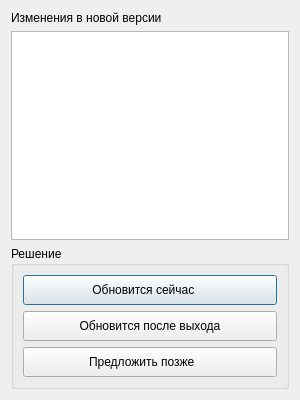
<?xml version="1.0" encoding="UTF-8"?>
<ui version="4.0">
 <class>launcherUpdate</class>
 <widget class="QDialog" name="launcherUpdate">
  <property name="geometry">
   <rect>
    <x>0</x>
    <y>0</y>
    <width>300</width>
    <height>400</height>
   </rect>
  </property>
  <property name="minimumSize">
   <size>
    <width>300</width>
    <height>300</height>
   </size>
  </property>
  <property name="maximumSize">
   <size>
    <width>300</width>
    <height>400</height>
   </size>
  </property>
  <property name="windowTitle">
   <string>Обновление</string>
  </property>
  <layout class="QGridLayout" name="gridLayout_2">
   <item row="0" column="0">
    <widget class="QLabel" name="label">
     <property name="text">
      <string>Изменения в новой версии</string>
     </property>
    </widget>
   </item>
   <item row="1" column="0">
    <widget class="QTextBrowser" name="textBrowser"/>
   </item>
   <item row="2" column="0">
    <widget class="QGroupBox" name="groupBox">
     <property name="title">
      <string>Решение</string>
     </property>
     <layout class="QGridLayout" name="gridLayout">
      <item row="0" column="0">
       <widget class="QPushButton" name="updateNow">
        <property name="minimumSize">
         <size>
          <width>0</width>
          <height>30</height>
         </size>
        </property>
        <property name="text">
         <string>   Обновится сейчас       </string>
        </property>
        <property name="icon">
         <iconset resource="pictures.qrc">
          <normaloff>:/myresources/IMG/refresh57.png</normaloff>:/myresources/IMG/refresh57.png</iconset>
        </property>
        <property name="iconSize">
         <size>
          <width>22</width>
          <height>22</height>
         </size>
        </property>
       </widget>
      </item>
      <item row="1" column="0">
       <widget class="QPushButton" name="updateAfter">
        <property name="minimumSize">
         <size>
          <width>0</width>
          <height>30</height>
         </size>
        </property>
        <property name="text">
         <string>Обновится после выхода</string>
        </property>
        <property name="icon">
         <iconset resource="pictures.qrc">
          <normaloff>:/myresources/IMG/update8.png</normaloff>:/myresources/IMG/update8.png</iconset>
        </property>
        <property name="iconSize">
         <size>
          <width>22</width>
          <height>22</height>
         </size>
        </property>
       </widget>
      </item>
      <item row="2" column="0">
       <widget class="QPushButton" name="updateLater">
        <property name="minimumSize">
         <size>
          <width>0</width>
          <height>30</height>
         </size>
        </property>
        <property name="text">
         <string>  Предложить позже       </string>
        </property>
        <property name="icon">
         <iconset resource="pictures.qrc">
          <normaloff>:/myresources/IMG/power buttons1.png</normaloff>:/myresources/IMG/power buttons1.png</iconset>
        </property>
        <property name="iconSize">
         <size>
          <width>22</width>
          <height>22</height>
         </size>
        </property>
       </widget>
      </item>
     </layout>
    </widget>
   </item>
  </layout>
 </widget>
 <resources>
  <include location="pictures.qrc"/>
 </resources>
 <connections/>
</ui>
